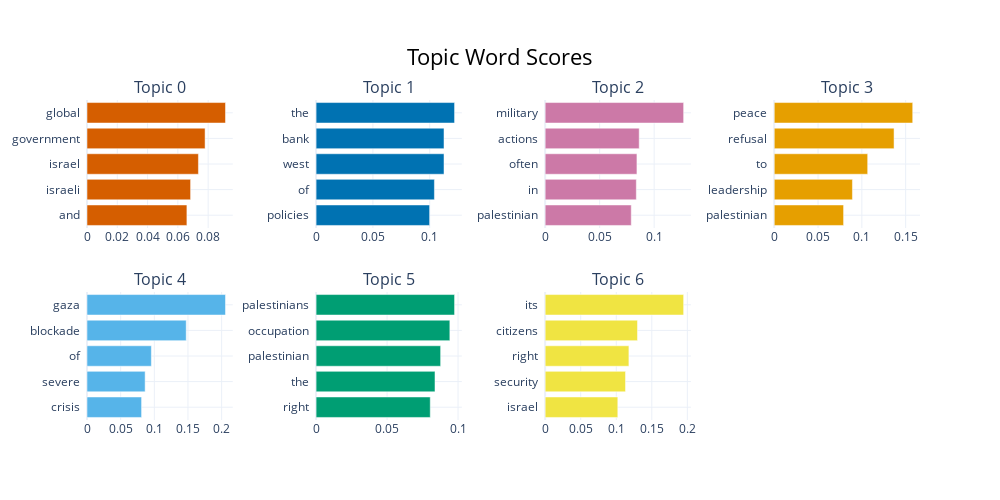

The notebook cell this image was saved under:
### Code cell
topic_model.visualize_barchart()

### Figure 1 — Plotly figure (JSON) as saved in the notebook; plotly's stock layout.template omitted (floating-point values rounded to 4 significant figures)
{"data": [{"marker": {"color": "#D55E00"}, "orientation": "h", "type": "bar", "x": [0.06596, 0.0684, 0.07357, 0.07797, 0.09144], "xaxis": "x", "y": ["and  ", "israeli  ", "israel  ", "government  ", "global  "], "yaxis": "y"}, {"marker": {"color": "#0072B2"}, "orientation": "h", "type": "bar", "x": [0.0999, 0.1041, 0.1126, 0.1126, 0.1218], "xaxis": "x2", "y": ["policies  ", "of  ", "west  ", "bank  ", "the  "], "yaxis": "y2"}, {"marker": {"color": "#CC79A7"}, "orientation": "h", "type": "bar", "x": [0.079, 0.08364, 0.0842, 0.08628, 0.127], "xaxis": "x3", "y": ["palestinian  ", "in  ", "often  ", "actions  ", "military  "], "yaxis": "y3"}, {"marker": {"color": "#E69F00"}, "orientation": "h", "type": "bar", "x": [0.07917, 0.08927, 0.1067, 0.1368, 0.1581], "xaxis": "x4", "y": ["palestinian  ", "leadership  ", "to  ", "refusal  ", "peace  "], "yaxis": "y4"}, {"marker": {"color": "#56B4E9"}, "orientation": "h", "type": "bar", "x": [0.08109, 0.08636, 0.09561, 0.1474, 0.2057], "xaxis": "x5", "y": ["crisis  ", "severe  ", "of  ", "blockade  ", "gaza  "], "yaxis": "y5"}, {"marker": {"color": "#009E73"}, "orientation": "h", "type": "bar", "x": [0.08043, 0.08376, 0.08774, 0.09422, 0.09755], "xaxis": "x6", "y": ["right  ", "the  ", "palestinian  ", "occupation  ", "palestinians  "], "yaxis": "y6"}, {"marker": {"color": "#F0E442"}, "orientation": "h", "type": "bar", "x": [0.1022, 0.113, 0.1178, 0.1299, 0.1948], "xaxis": "x7", "y": ["israel  ", "security  ", "right  ", "citizens  ", "its  "], "yaxis": "y7"}], "layout": {"annotations": [{"font": {"size": 16}, "showarrow": false, "text": "Topic 0", "x": 0.0875, "xanchor": "center", "xref": "paper", "y": 1, "yanchor": "bottom", "yref": "paper"}, {"font": {"size": 16}, "showarrow": false, "text": "Topic 1", "x": 0.3625, "xanchor": "center", "xref": "paper", "y": 1, "yanchor": "bottom", "yref": "paper"}, {"font": {"size": 16}, "showarrow": false, "text": "Topic 2", "x": 0.6375, "xanchor": "center", "xref": "paper", "y": 1, "yanchor": "bottom", "yref": "paper"}, {"font": {"size": 16}, "showarrow": false, "text": "Topic 3", "x": 0.9125, "xanchor": "center", "xref": "paper", "y": 1, "yanchor": "bottom", "yref": "paper"}, {"font": {"size": 16}, "showarrow": false, "text": "Topic 4", "x": 0.0875, "xanchor": "center", "xref": "paper", "y": 0.4, "yanchor": "bottom", "yref": "paper"}, {"font": {"size": 16}, "showarrow": false, "text": "Topic 5", "x": 0.3625, "xanchor": "center", "xref": "paper", "y": 0.4, "yanchor": "bottom", "yref": "paper"}, {"font": {"size": 16}, "showarrow": false, "text": "Topic 6", "x": 0.6375, "xanchor": "center", "xref": "paper", "y": 0.4, "yanchor": "bottom", "yref": "paper"}], "height": 500, "hoverlabel": {"bgcolor": "white", "font": {"family": "Rockwell", "size": 16}}, "showlegend": false, "title": {"font": {"color": "Black", "size": 22}, "text": "Topic Word Scores", "x": 0.5, "xanchor": "center", "yanchor": "top"}, "width": 1000, "xaxis": {"anchor": "y", "domain": [0, 0.175], "showgrid": true}, "xaxis2": {"anchor": "y2", "domain": [0.275, 0.45], "showgrid": true}, "xaxis3": {"anchor": "y3", "domain": [0.55, 0.725], "showgrid": true}, "xaxis4": {"anchor": "y4", "domain": [0.825, 1], "showgrid": true}, "xaxis5": {"anchor": "y5", "domain": [0, 0.175], "showgrid": true}, "xaxis6": {"anchor": "y6", "domain": [0.275, 0.45], "showgrid": true}, "xaxis7": {"anchor": "y7", "domain": [0.55, 0.725], "showgrid": true}, "xaxis8": {"anchor": "y8", "domain": [0.825, 1], "showgrid": true}, "yaxis": {"anchor": "x", "domain": [0.6, 1], "showgrid": true}, "yaxis2": {"anchor": "x2", "domain": [0.6, 1], "showgrid": true}, "yaxis3": {"anchor": "x3", "domain": [0.6, 1], "showgrid": true}, "yaxis4": {"anchor": "x4", "domain": [0.6, 1], "showgrid": true}, "yaxis5": {"anchor": "x5", "domain": [0, 0.4], "showgrid": true}, "yaxis6": {"anchor": "x6", "domain": [0, 0.4], "showgrid": true}, "yaxis7": {"anchor": "x7", "domain": [0, 0.4], "showgrid": true}, "yaxis8": {"anchor": "x8", "domain": [0, 0.4], "showgrid": true}}}
